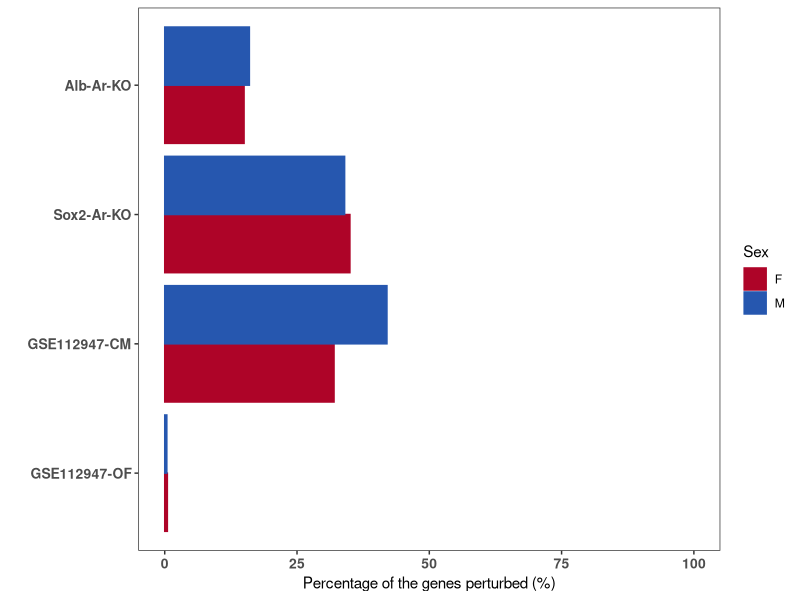

R code for this plot:
#### Load libraries ####
library(data.table)
library(dplyr)
library(ggplot2)

### Liver Ar KO DEGs ###
data <- data.frame(Sex=rep(c("F", "M"), each=4),
                   Treatment=rep(c("Alb-Ar-KO","Sox2-Ar-KO","GSE112947-CM","GSE112947-OF"),2),
                   value=c(15,35,32,0.5,16,34,42,0.4))
data$Treatment <- factor(data$Treatment, levels = rev(c("Alb-Ar-KO","Sox2-Ar-KO","GSE112947-CM","GSE112947-OF")))

ggplot(data=data, aes(x=Treatment, y=value, color=Sex, fill=Sex)) +
  geom_bar(stat="identity", position=position_dodge()) + 
  ylab("Percentage of the genes perturbed (%)") + xlab("") + coord_flip() +
  scale_color_manual(values=c("#AE0428","#2657AF")) + 
  scale_fill_manual(values=c("#AE0428","#2657AF")) +
  ylim(c(0,100)) +
  theme_bw() + theme(
    axis.text.x = element_text(size =10, face= "bold"),
    axis.text.y = element_text(size =10, face= "bold"),
    panel.grid.major = element_blank(), 
    panel.grid.minor = element_blank())
